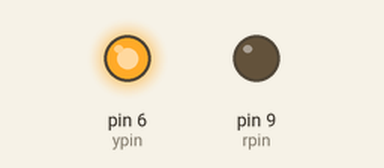
This sketch was run on a simulated Arduino Uno, built with avr-gcc and run on an emulated ATmega328P. On the bench: output pins drawn as LEDs (lit = HIGH).

Above: at 0.2 s.
At 5.2 s:
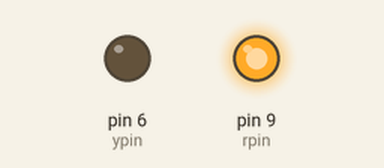
At 9.7 s:
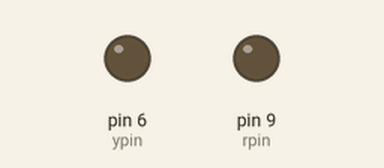
Timing chart, 0 to 10.4 s (numbered marks = the images above):
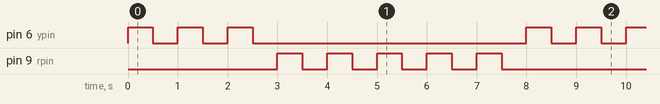

Measured:
- by itself, pin 6 (ypin): repeats every 8.0 s: 2 × (LOW 0.50 s, HIGH 0.50 s), LOW 5.5 s, HIGH 0.50 s
- by itself, pin 9 (rpin): repeats every 8.0 s: 4 × (LOW 0.50 s, HIGH 0.50 s), LOW 3.5 s, HIGH 0.50 s
- by itself, everything shown: repeats every 8.0 s, in 16 steps

The sketch:

for_loop.ino
```cpp
int ypin=6;
int rpin=9;
int dy=500;
int dr=500;
int yblink=3;
int rblink=5;
int j;
void setup() {
  // put your setup code here, to run once:
  pinMode(ypin,OUTPUT);
  pinMode(rpin,OUTPUT);

}

void loop() {
  // put your main code here, to run repeatedly:
    for(j=1;j<=yblink;j=j+1){
  digitalWrite(ypin,HIGH);
  delay(dy);
  digitalWrite(ypin,LOW);
  delay(dy);
    }
    for(j=1;j<=rblink;j=j+1){
  digitalWrite(rpin,HIGH);
  delay(dr);
  digitalWrite(rpin,LOW);
  delay(dr);
    }
}
```
